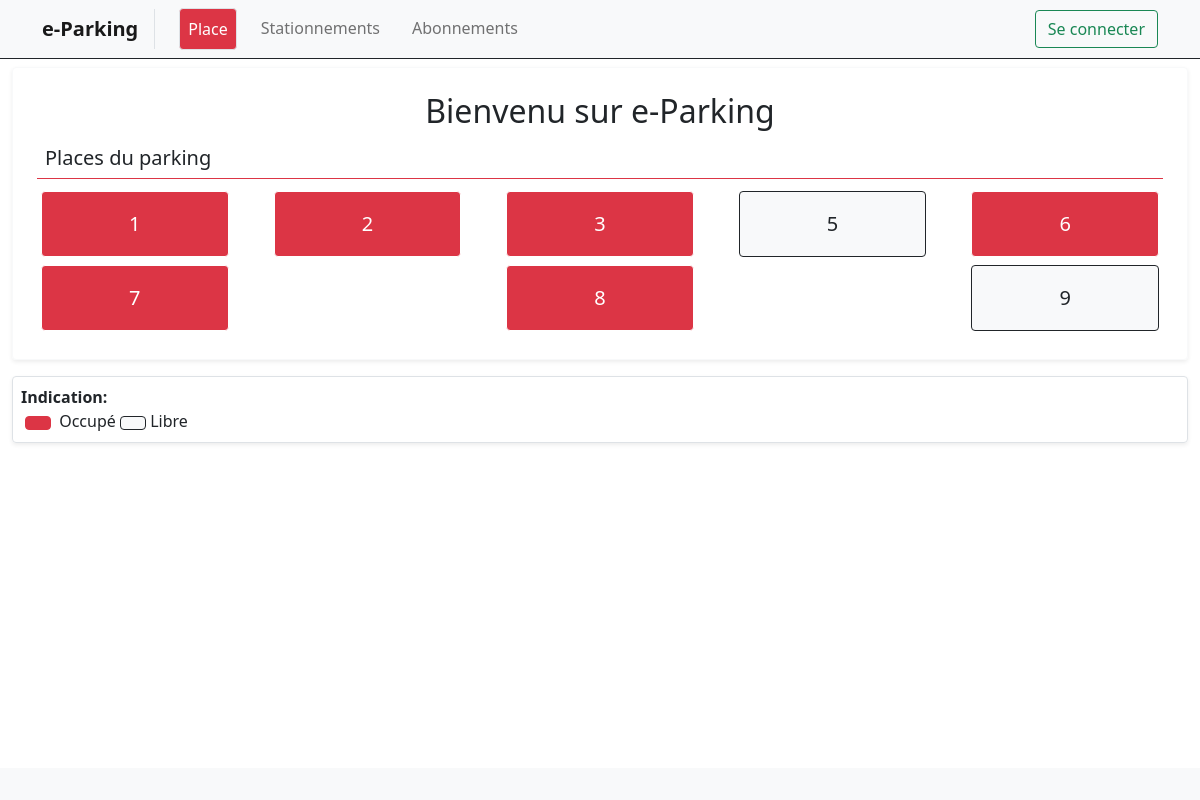
/client/, run on the app's committed database.
### client/models.py (models this page shows, shortened)
class Place(models.Model):
    numPlace = models.IntegerField()
    status = models.BooleanField()
    parking = models.ForeignKey(Parking, on_delete=models.CASCADE)

### client/views.py (the view)
# urls.py: path('', views.index, name='index'),
def index(request):
    placelink = True
    places = Place.objects.all()
    return render(request,'client/index.html', context={'places':places,'placelink':placelink})

### client/templates/client/index.html (shortened to what this page needs)
{% extends 'client/base/base.html' %}
{% load static %}
{% block content %}
{% if places.count == 0 %}
    <div class="alert alert-danger" role="alert">
        Le parking est plein
    </div>
{% else %}
    <div class=" border border-light rounded p-4 border shadow-sm">
        <h2 class="text-center">Bienvenu sur e-Parking</h2>
        <h5 class="border-bottom border-danger p-2 mb-2">Places du parking</h5>
        <div class="d-flex flex-wrap justify-content-between">
            {% for place in places %}
                {%if place.status%}
                    <div class="col-md-2 col-sm-6 m-1 p-0 text-center bg-danger border border-white rounded" >
                        <a class="container-fuid btn btn-lg p-3 font-weight-bold {%if place.status%} text-white {% endif %}" disabled="disabled">
                            {{place.numPlace}}
                        </a>
                    </div>
                {% else %}
                    <div
                        class="col-md-2 col-sm-6 m-1 p-0 text-center bg-light border border-dark rounded">
                        <a href="{% url 'demande' place.numPlace %}" role="button"
                            class="container-fuid btn btn-lg p-3 font-weight-bold {%if place.status%} text-white {% endif %}"
                            disabled="disabled">
                            {{place.numPlace}}
                        </a>
                    </div>
                {% endif %}
            {% endfor %}
        </div>
    </div>
    <div class="p-2 mt-3 border rounded shadow-sm">
        <span class="fw-bold mb-2">Indication:</span><br>
        <div class="btn btn-danger m-1"></div> Occupé
        <div class="btn btn-light border border-dark rounded"></div> Libre
    </div>
{% endif %}
{% endblock %}

### data on the page
Place: numPlace "1"
Place: numPlace "2"
Place: numPlace "3"
Place: numPlace "5"
Place: numPlace "6"
Place: numPlace "7"
Place: numPlace "8"
Place: numPlace "9"
